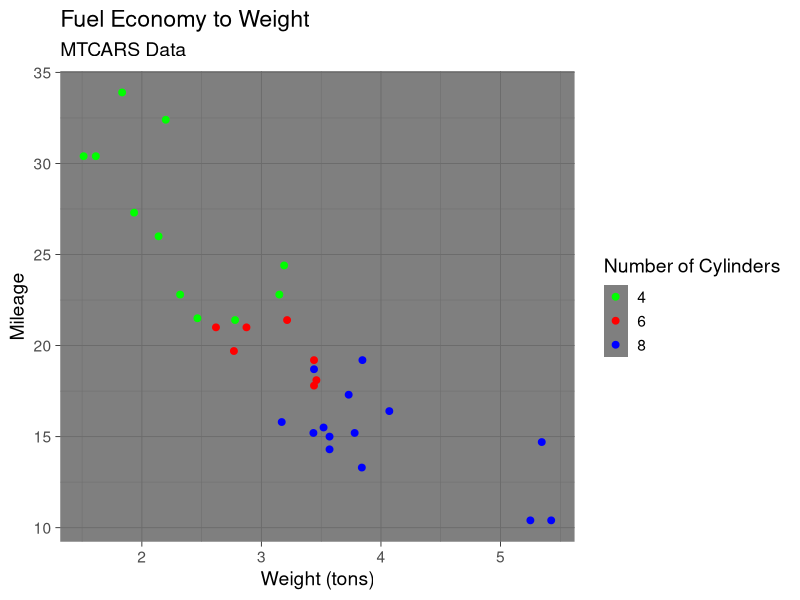

The R source for this figure: (Note: this script raises an error after producing the figure.)
#-----------------------------------------------
# Author: Alfredo Hernandez Sanchez
# Title: GGPLOT2 Themes
# Date: 2021-03-16
# Course: DVIZ_2021 IBEI
#-----------------------------------------------

library(tidyverse)

## Basic Themes 

ggplot(mtcars, aes(wt, mpg, color=as.factor(cyl))) +
  geom_point(size=2) +
  labs(title = "Fuel Economy to Weight",
       subtitle = "MTCARS Data",
       color="Number of Cylinders",
       x="Weight (tons)",
       y="Mileage")+
  theme_dark(base_size = 14)+
  scale_color_manual(values = c("green", "red", "blue"))+
  ggsave("Output/dark_theme.png", width = 10, height = 10, units = "cm")

ggplot(mtcars, aes(wt, mpg, color=as.factor(cyl))) +
  geom_point(size=2) +
  labs(title = "Fuel Economy to Weight",
       subtitle = "MTCARS Data",
       color="Number of Cylinders",
       x="Weight (tons)",
       y="Mileage")+
   ggsave("Output/no_theme.png", width = 10, height = 10, units = "cm")


## ggthemes Package 

library(ggthemes)

ggplot(mtcars, aes(wt, mpg, color=as.factor(cyl))) +
  geom_point(size=2) +
  labs(title = "Fuel Economy to Weight",
       subtitle = "MTCARS Data",
       color="Number of Cylinders",
       x="Weight (tons)",
       y="Mileage")+
  theme_economist()+
  scale_color_economist()+
  ggsave("Output/economist_theme.png", width = 10, height = 10, units = "cm")

ggplot(mtcars, aes(wt, mpg, color=as.factor(cyl))) +
  geom_point(size=2) +
  labs(title = "Fuel Economy to Weight",
       subtitle = "MTCARS Data",
       color="Number of Cylinders",
       x="Weight (tons)",
       y="Mileage")+
  theme_stata()+
  scale_color_stata()+
  ggsave("Output/stata_theme.png", width = 10, height = 10, units = "cm")

ggplot(mtcars, aes(wt, mpg, color=as.factor(cyl))) +
  geom_point(size=2) +
  labs(title = "Fuel Economy to Weight",
       subtitle = "MTCARS Data",
       color="Number of Cylinders",
       x="Weight (tons)",
       y="Mileage")+
  theme_excel()+
  scale_color_excel()+
  ggsave("Output/excel_theme.png", width = 10, height = 10, units = "cm")

ggplot(mtcars, aes(wt, mpg, color=as.factor(cyl))) +
  geom_point(size=2) +
  labs(title = "Fuel Economy to Weight",
       subtitle = "MTCARS Data",
       color="Number of Cylinders",
       x="Weight (tons)",
       y="Mileage")+
  theme_wsj(base_size = 5)+
  scale_color_wsj()+
  ggsave("Output/wsj_theme.png", width = 10, height = 10, units = "cm")

## Custom Theme

ggplot(mtcars, aes(wt, mpg, color=as.factor(cyl))) +
  geom_point(size=2) +
  labs(title = "Fuel Economy to Weight",
       subtitle = "MTCARS Data",
       color="Number of Cylinders",
       x="Weight (tons)",
       y="Mileage")+
  theme(panel.border = element_rect(fill = NA, color = NA),
        panel.grid.minor.y = element_line(colour = "#dde1e0", size=1, linetype = "dotted"),
        panel.grid.minor = element_blank(),
        panel.grid.major = element_blank(),
        text=element_text(size=16),
        plot.title = element_text(vjust = 1.5),
        plot.subtitle = element_text(vjust = 1.5, face="italic"),
        plot.background = element_rect(fill = "#dde1e0", colour = "#060404"),
        axis.ticks = element_blank(),
        panel.background = element_rect(fill = "white"),
        axis.line = element_line(size = 1.3, colour = "#060404"),
        legend.background = element_rect(fill="#dde1e0"),
        legend.position = "bottom",
        axis.text.y = element_text(angle=90),
        legend.title = element_text(size = rel(0.8), face = "bold"),
        legend.key= element_rect(colour = "#060404"))+
  scale_color_manual(values = c("#3b4381", "#d32425", "#FFBB01", "#060404", 
                                "#e4480a", "#d4d4d4", "#8d5f37", "#6c6c6c"))+
  ggsave("Output/my_theme.png", width = 25, height = 15, units = "cm")


